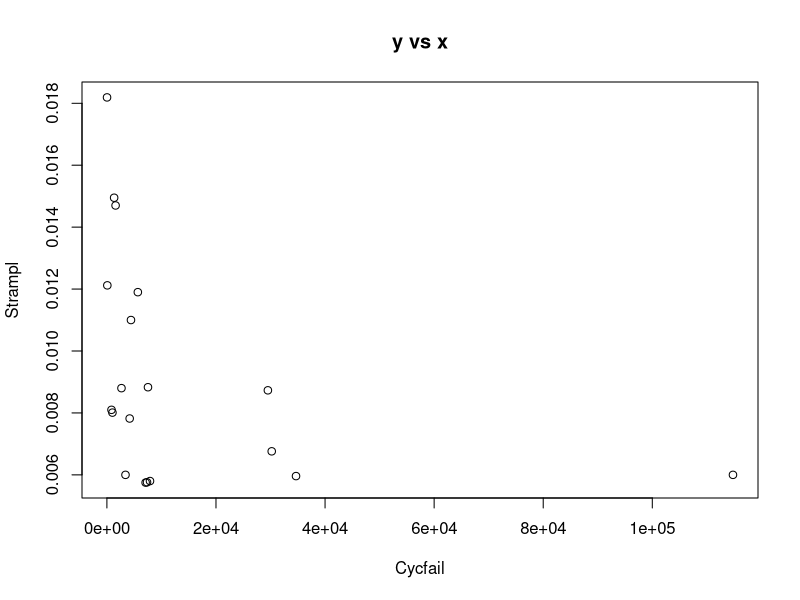
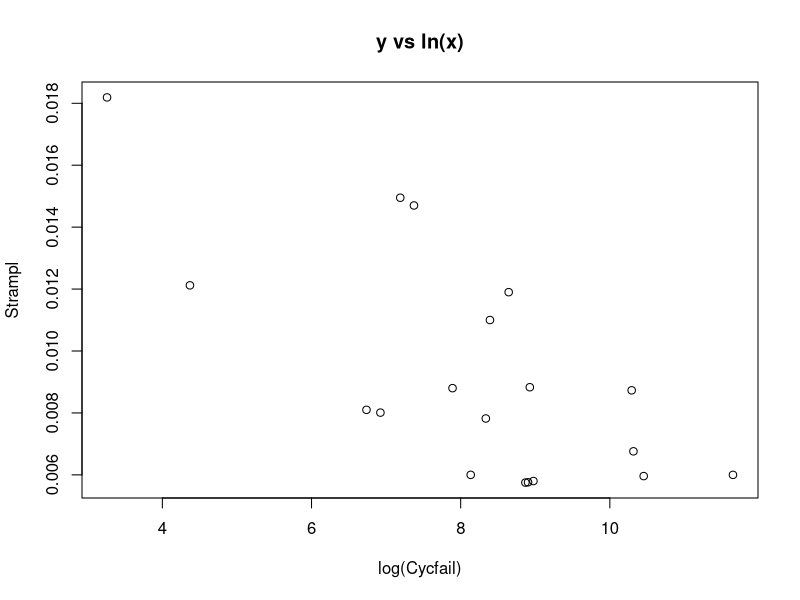
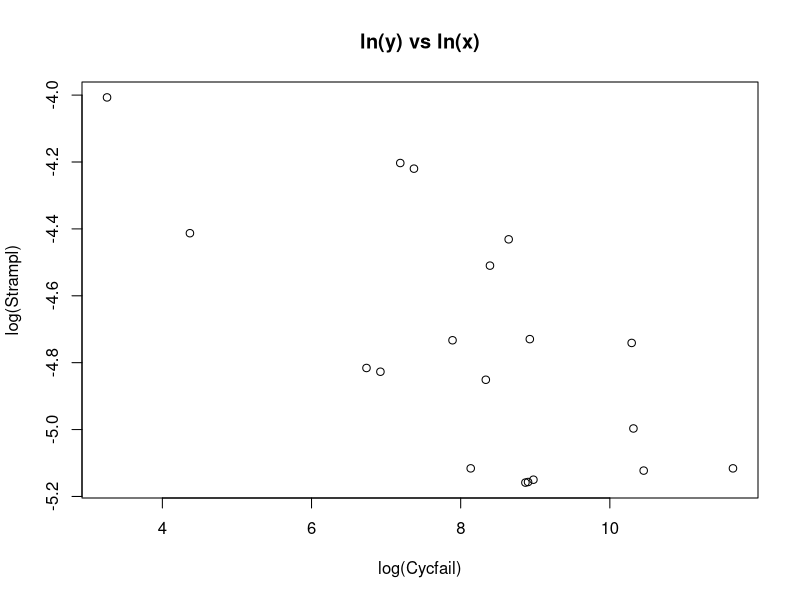
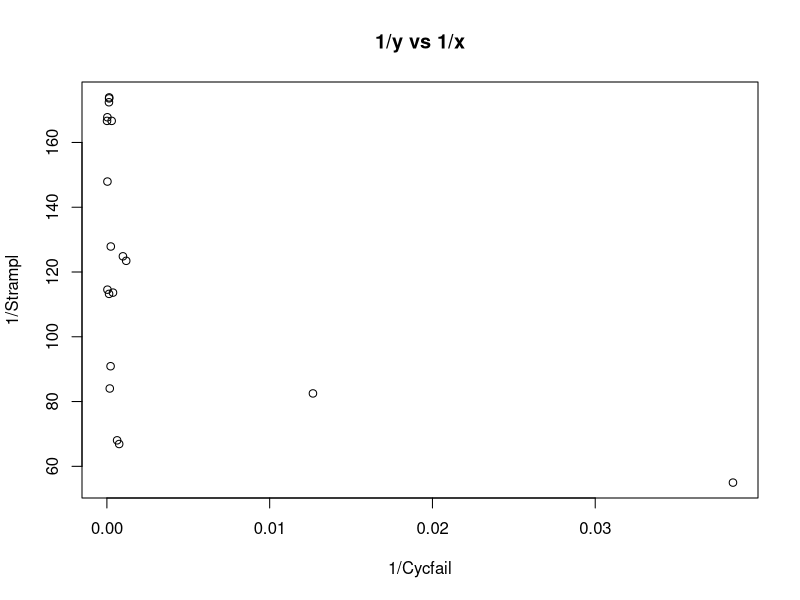

Write R code to recreate these figures, in order.
# Andrey Risukhin, 3.31

Cycfail <- c(1326, 1593, 4414, 5673, 29516, 26, 843, 1016, 3410, 7101,
             7356, 7904, 79, 4175, 34676, 114789, 2672, 7532, 30220)
Strampl <- c(.01495, .01470, .01100, .01190, .00873, .01819, .00810, 
             .00801, .00600, .00575, .00576, .00580, .01212, .00782, 
             .00596, .00600, .00880, .00883, .00676)
# a) Scatterplot: y/x, y/ln(x), ln(y)/ln(x), (1/y)/(1/x)
plot(Cycfail, Strampl, main = "y vs x")
plot(log(Cycfail), Strampl, main = "y vs ln(x)")
plot(log(Cycfail), log(Strampl), main = "ln(y) vs ln(x)")
plot(1 / Cycfail, 1 / Strampl, main = "1/y vs 1/x")

# b) Which of above is best?
# ln(y) vs ln(x) is best

# c) Use it to predict amplitude when cycles to failure = 5000
lm.1 <- lm(log(Strampl) ~ log(Cycfail))
lm.1$coefficients
y_hat_5000 <- (-3.7372190) + (-0.1239489) * (log(5000))
points(log(5000), y_hat_5000, col = "red")
y_hat_5000 # -4.792916